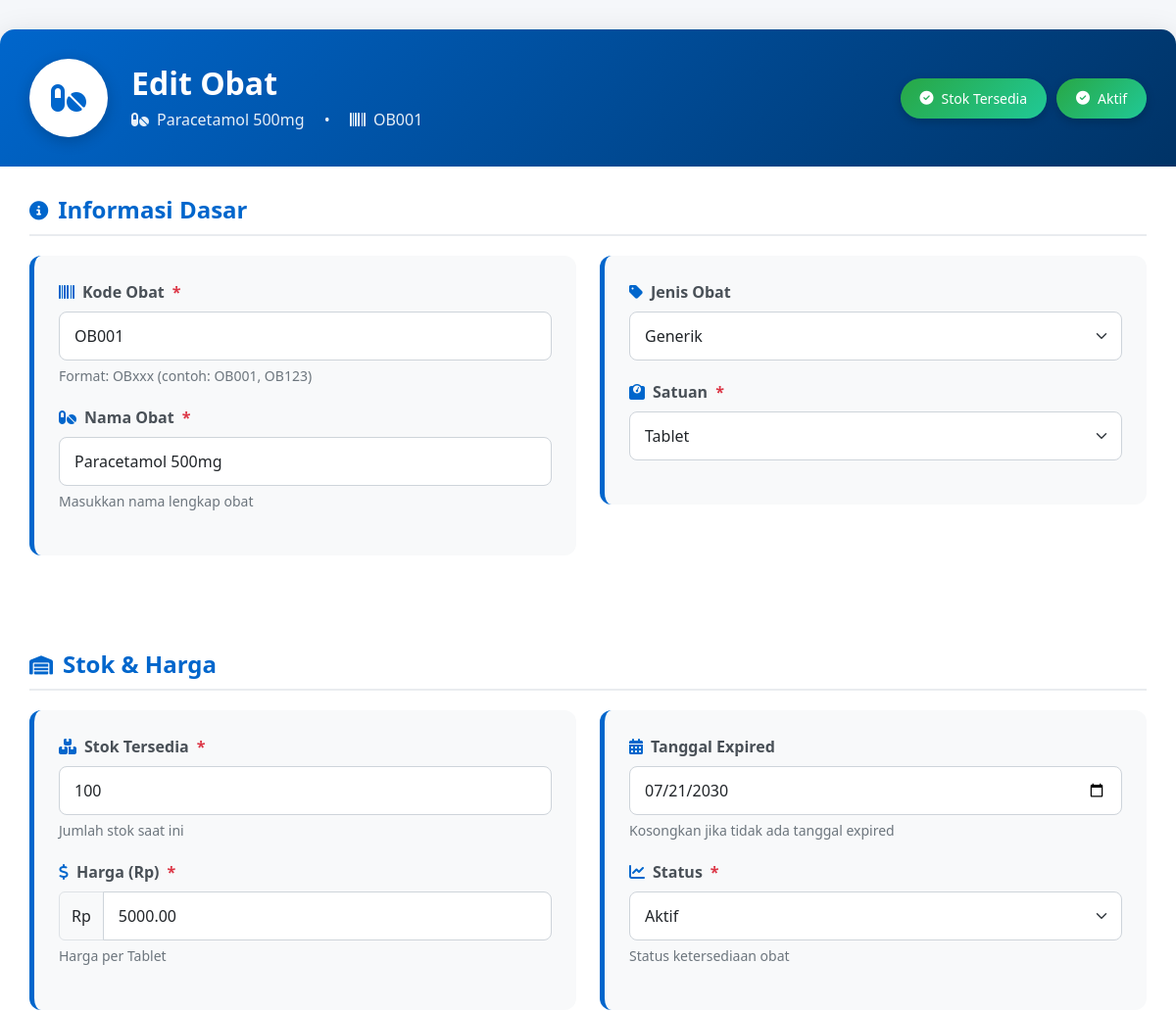
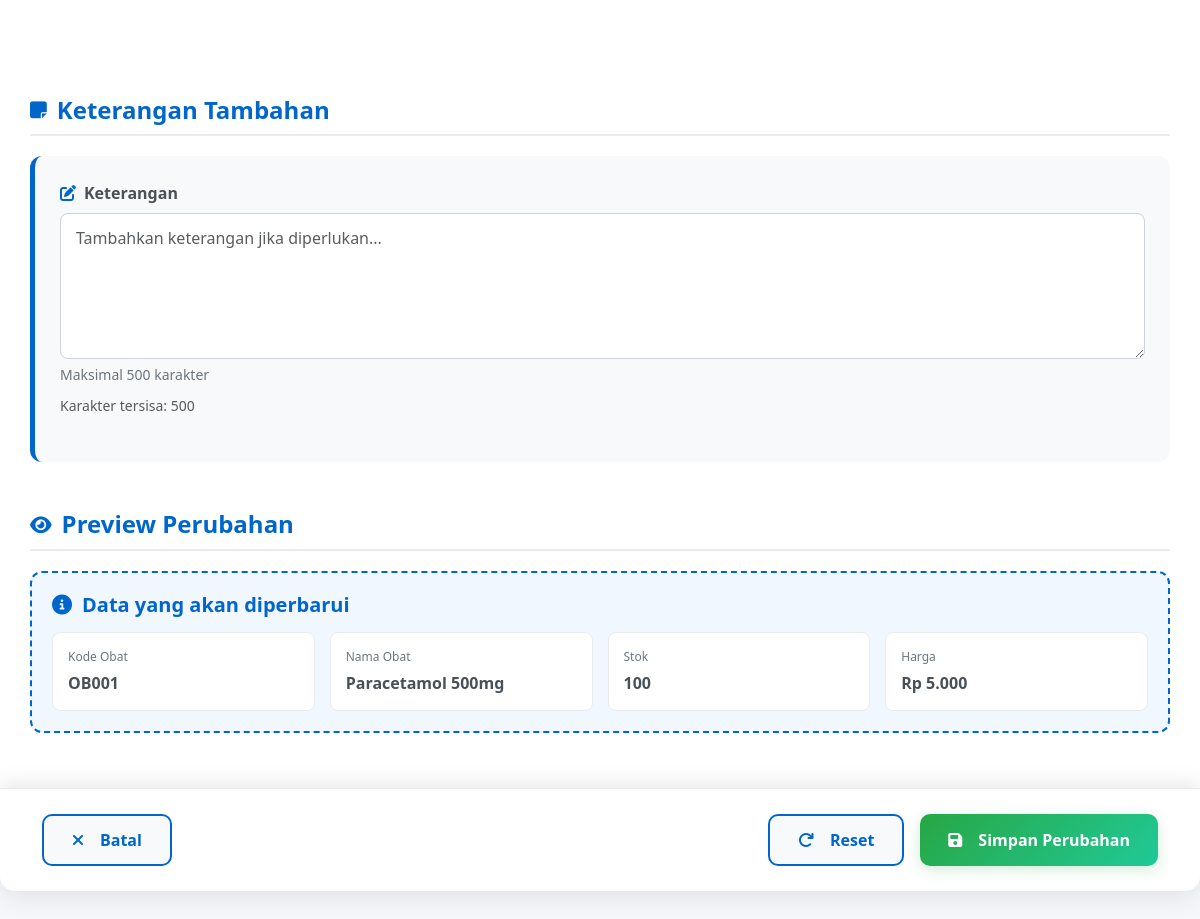
The page /edit_obat.php?id=1 (signed in) on the database its author committed (2 pictures, top to bottom).
### tables this page shows
CREATE TABLE `obat` (
  `id` int NOT NULL,
  `kode_obat` varchar(20) NOT NULL,
  `nama_obat` varchar(100) NOT NULL,
  `jenis` varchar(50) NOT NULL,
  `satuan` varchar(20) NOT NULL,
  `stok` int NOT NULL,
  `harga` decimal(10,2) NOT NULL,
  `tanggal_expired` date DEFAULT NULL,
  `status` enum('Aktif','Non-Aktif') DEFAULT 'Aktif',
  `keterangan` text,
  `created_at` timestamp NULL DEFAULT CURRENT_TIMESTAMP,
  `updated_at` timestamp NULL DEFAULT CURRENT_TIMESTAMP ON UPDATE CURRENT_TIMESTAMP
);

### edit_obat.php (the view, shortened to what the rows shown need)
<?php
require_once 'config.php';
if ($_SERVER['REQUEST_METHOD'] == 'POST') {
    $id = intval($_POST['id']);
    $kode_obat = mysqli_real_escape_string($conn, $_POST['kode_obat']);
    $nama_obat = mysqli_real_escape_string($conn, $_POST['nama_obat']);
    $jenis = mysqli_real_escape_string($conn, $_POST['jenis']);
    $satuan = mysqli_real_escape_string($conn, $_POST['satuan']);
    $stok = intval($_POST['stok']);
    $harga = intval($_POST['harga']);
    $tanggal_expired = !empty($_POST['tanggal_expired']) ? mysqli_real_escape_string($conn, $_POST['tanggal_expired']) : NULL;
    $status = mysqli_real_escape_string($conn, $_POST['status']);
    $keterangan = mysqli_real_escape_string($conn, $_POST['keterangan']);
    $sql = "UPDATE obat SET
            kode_obat = ?,
            nama_obat = ?,
            jenis = ?,
            satuan = ?,
            stok = ?,
            harga = ?,
            tanggal_expired = ?,
            status = ?,
            keterangan = ?,
            updated_at = NOW()
            WHERE id = ?";
    $stmt = mysqli_prepare($conn, $sql);
    mysqli_stmt_bind_param($stmt, "ssssiisssi",
        $kode_obat, $nama_obat, $jenis, $satuan,
        $stok, $harga, $tanggal_expired, $status, $keterangan, $id);
    if (mysqli_stmt_execute($stmt)) {
        $update_success = true;
        $sql_get = "SELECT * FROM obat WHERE id = ?";
        $stmt_get = mysqli_prepare($conn, $sql_get);
        mysqli_stmt_bind_param($stmt_get, "i", $id);
        mysqli_stmt_execute($stmt_get);
        $result_get = mysqli_stmt_get_result($stmt_get);
        $obat = mysqli_fetch_assoc($result_get);
        mysqli_stmt_close($stmt_get);
    } else {
        $update_error = true;
        $error_message = "Gagal memperbarui data: " . mysqli_error($conn);
    }
    mysqli_stmt_close($stmt);
} else {
    $id = isset($_GET['id']) ? intval($_GET['id']) : 0;
    $sql = "SELECT * FROM obat WHERE id = ?";
    $stmt = mysqli_prepare($conn, $sql);
    mysqli_stmt_bind_param($stmt, "i", $id);
    mysqli_stmt_execute($stmt);
    $result = mysqli_stmt_get_result($stmt);
    $obat = mysqli_fetch_assoc($result);
}
$is_stok_habis = ($obat['stok'] == 0);
$is_stok_rendah = ($obat['stok'] > 0 && $obat['stok'] < 10);
?>
<!DOCTYPE html>
<html lang="id">
<head>
    <link rel="stylesheet" href="https://cdnjs.cloudflare.com/ajax/libs/font-awesome/6.4.0/css/all.min.css">
    <link href="https://cdn.jsdelivr.net/npm/bootstrap@5.3.0/dist/css/bootstrap.min.css" rel="stylesheet">
    <link rel="stylesheet" href="https://cdn.jsdelivr.net/npm/bootstrap-icons@1.10.0/font/bootstrap-icons.css">
</head>
<body>
    <div class="edit-container">
        <form method="POST" action="edit_obat.php" id="editObatForm" onsubmit="return validateForm()">
            <div class="edit-card fade-in">
                <div class="edit-header">
                    <div class="edit-header-content">
                        <div class="d-flex align-items-center gap-4">
                            <div class="obat-info">
                                <h1>Edit Obat</h1>
                                <div class="obat-subtitle">
                                    <i class="fas fa-pills me-2"></i><?php echo htmlspecialchars($obat['nama_obat']); ?>
                                    <span class="mx-3">•</span>
                                    <i class="fas fa-barcode me-2"></i><?php echo htmlspecialchars($obat['kode_obat']); ?>
                                </div>
                            </div>
                        </div>
                        <div class="status-badges">
                            <?php if ($is_stok_habis): ?>
                                <span class="status-badge badge-danger">
                                    <i class="fas fa-exclamation-triangle"></i> Stok Habis
                                </span>
                            <?php elseif ($is_stok_rendah): ?>
                                <span class="status-badge badge-warning">
                                    <i class="fas fa-exclamation-circle"></i> Stok Rendah
                                </span>
                            <?php else: ?>
                                <span class="status-badge badge-success">
                                    <i class="fas fa-check-circle"></i> Stok Tersedia
                                </span>
                            <?php endif; ?>
                            <span class="status-badge badge-<?php echo ($obat['status'] == 'Aktif') ? 'success' : 'danger'; ?>">
                                <i class="fas fa-<?php echo ($obat['status'] == 'Aktif') ? 'check' : 'times'; ?>-circle"></i>
                                <?php echo htmlspecialchars($obat['status']); ?>
                            </span>
                        </div>
                    </div>
                </div>
                <div class="form-section">
                    <div class="mb-5">
                        <div class="row">
                            <div class="col-md-6 mb-4">
                                <div class="form-card">
                                    <div class="form-group">
                                        <label class="form-label required">
                                            <i class="fas fa-barcode"></i>Kode Obat
                                        </label>
                                        <input type="text"
                                               class="form-control"
                                               name="kode_obat"
                                               id="kode_obat"
                                               value="<?php echo htmlspecialchars($obat['kode_obat']); ?>"
                                               required
                                               pattern="[A-Za-z0-9]{3,10}"
                                               title="Kode obat harus 3-10 karakter alfanumerik">
                                        <div class="form-text">
                                            Format: OBxxx (contoh: OB001, OB123)
                                        </div>
                                    </div>
                                    <div class="form-group">
                                        <label class="form-label required">
                                            <i class="fas fa-pills"></i>Nama Obat
                                        </label>
                                        <input type="text"
                                               class="form-control"
                                               name="nama_obat"
                                               id="nama_obat"
                                               value="<?php echo htmlspecialchars($obat['nama_obat']); ?>"
                                               required
                                               minlength="3"
                                               maxlength="100">
                                        <div class="form-text">
                                            Masukkan nama lengkap obat
                                        </div>
                                    </div>
                                </div>
                            </div>
                            <div class="col-md-6 mb-4">
                                <div class="form-card">
                                    <div class="form-group">
                                        <label class="form-label">
                                            <i class="fas fa-tag"></i>Jenis Obat
                                        </label>
                                        <select class="form-select" name="jenis" id="jenis">
                                            <option value="Generik" <?php echo ($obat['jenis'] == 'Generik') ? 'selected' : ''; ?>>Generik</option>
                                        </select>
                                    </div>
                                    <div class="form-group">
                                        <label class="form-label required">
                                            <i class="fas fa-weight"></i>Satuan
                                        </label>
                                        <select class="form-select" name="satuan" id="satuan" required>
                                            <option value="Tablet" <?php echo ($obat['satuan'] == 'Tablet') ? 'selected' : ''; ?>>Tablet</option>
                                        </select>
                                    </div>
                                </div>
                            </div>
                        </div>
                    </div>
                    <div class="mb-5">
                        <div class="row">
                            <div class="col-md-6 mb-4">
                                <div class="form-card">
                                    <div class="form-group">
                                        <label class="form-label required">
                                            <i class="fas fa-boxes"></i>Stok Tersedia
                                        </label>
                                        <input type="number"
                                               class="form-control"
                                               name="stok"
                                               id="stok"
                                               value="<?php echo htmlspecialchars($obat['stok']); ?>"
                                               required
                                               min="0"
                                               step="1">
                                        <div class="form-text">
                                            Jumlah stok saat ini
                                        </div>
                                    </div>
                                    <div class="form-group">
                                        <label class="form-label required">
                                            <i class="fas fa-dollar-sign"></i>Harga (Rp)
                                        </label>
                                        <div class="input-group">
                                            <span class="input-group-text">Rp</span>
                                            <input type="number"
                                                   class="form-control"
                                                   name="harga"
                                                   id="harga"
                                                   value="<?php echo htmlspecialchars($obat['harga']); ?>"
                                                   required
                                                   min="0"
                                                   step="100">
                                        </div>
                                        <div class="form-text">
                                            Harga per <?php echo htmlspecialchars($obat['satuan'] ?? 'satuan'); ?>
                                        </div>
                                    </div>
                                </div>
                            </div>
                            <div class="col-md-6 mb-4">
                                <div class="form-card">
                                    <div class="form-group">
                                        <label class="form-label">
                                            <i class="fas fa-calendar-alt"></i>Tanggal Expired
                                        </label>
                                        <input type="date"
                                               class="form-control"
                                               name="tanggal_expired"
                                               id="tanggal_expired"
                                               value="<?php echo !empty($obat['tanggal_expired']) ? htmlspecialchars($obat['tanggal_expired']) : ''; ?>"
                                               min="<?php echo date('Y-m-d'); ?>">
                                        <div class="form-text">
                                            Kosongkan jika tidak ada tanggal expired
                                        </div>
                                    </div>
                                    <div class="form-group">
                                        <label class="form-label required">
                                            <i class="fas fa-chart-line"></i>Status
                                        </label>
                                        <select class="form-select" name="status" id="status" required>
                                            <option value="Aktif" <?php echo ($obat['status'] == 'Aktif') ? 'selected' : ''; ?>>Aktif</option>
                                        </select>
                                        <div class="form-text">
                                            Status ketersediaan obat
                                        </div>
                                    </div>
                                </div>
                            </div>
                        </div>
                    </div>
                    <div class="mb-4">
                        <div class="preview-section">
                            <div class="preview-grid">
                                <div class="preview-item">
                                    <div class="preview-label">Kode Obat</div>
                                    <div class="preview-value" id="previewKode"><?php echo htmlspecialchars($obat['kode_obat']); ?></div>
                                </div>
                                <div class="preview-item">
                                    <div class="preview-label">Nama Obat</div>
                                    <div class="preview-value" id="previewNama"><?php echo htmlspecialchars($obat['nama_obat']); ?></div>
                                </div>
                                <div class="preview-item">
                                    <div class="preview-label">Stok</div>
                                    <div class="preview-value" id="previewStok"><?php echo number_format($obat['stok']); ?></div>
                                </div>
                                <div class="preview-item">
                                    <div class="preview-label">Harga</div>
                                    <div class="preview-value" id="previewHarga">Rp <?php echo number_format($obat['harga'], 0, ',', '.'); ?></div>
                                </div>
                            </div>
                        </div>
                    </div>
                </div>
            </div>
        </form>
    </div>
</body>
</html>

### rows shown on the page
obat: nama_obat "Paracetamol 500mg", kode_obat "OB001", status "Aktif", jenis "Generik", satuan "Tablet", stok "100", harga "5000.00", tanggal_expired "07/21/2030", harga "5.000"
